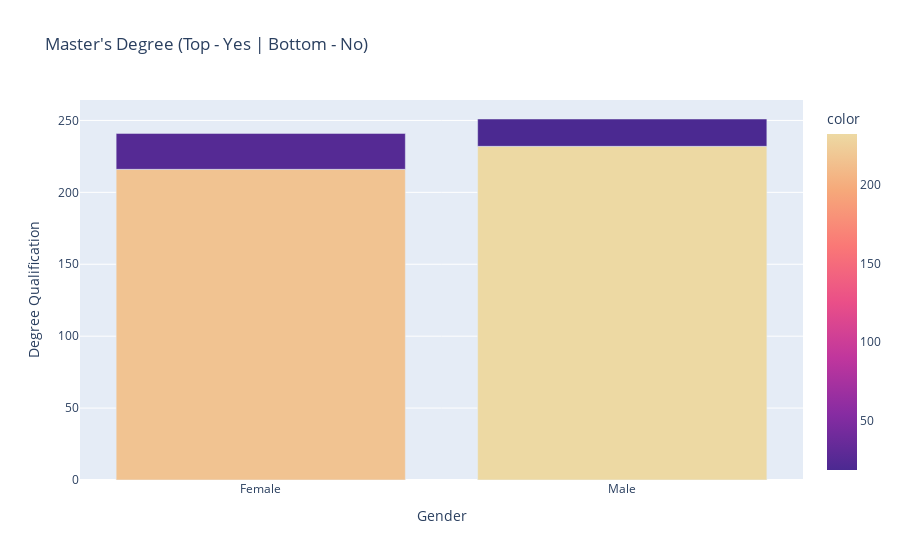

Notebook code cell kept with this figure:
### Code cell
# Chart of persons that achieved a Master's Degree : Males Vs Females
bar = px.bar(
    x = educmast_by_sex.SEX,
    y = educmast_by_sex.EDUCMAST,
    color= educmast_by_sex.EDUCMAST,
    title = "Master's Degree (Top - Yes | Bottom - No)", 
    color_continuous_scale="agsunset"
)


bar.update_layout(
    xaxis_title = "Gender",
    yaxis_title = "Degree Qualification",
)

bar.show()

### Figure 1 — Plotly figure (JSON) as saved in the notebook; plotly's stock layout.template omitted (floating-point values rounded to 4 significant figures)
{"data": [{"alignmentgroup": "True", "hovertemplate": "x=%{x}<br>y=%{y}<br>color=%{marker.color}<extra></extra>", "legendgroup": "", "marker": {"color": [216, 25, 232, 19], "coloraxis": "coloraxis", "pattern": {"shape": ""}}, "name": "", "offsetgroup": "", "orientation": "v", "showlegend": false, "textposition": "auto", "type": "bar", "x": ["Female", "Female", "Male", "Male"], "xaxis": "x", "y": [216, 25, 232, 19], "yaxis": "y"}], "layout": {"barmode": "relative", "coloraxis": {"colorbar": {"title": {"text": "color"}}, "colorscale": [[0, "rgb(75, 41, 145)"], [0.1667, "rgb(135, 44, 162)"], [0.3333, "rgb(192, 54, 157)"], [0.5, "rgb(234, 79, 136)"], [0.6667, "rgb(250, 120, 118)"], [0.8333, "rgb(246, 169, 122)"], [1, "rgb(237, 217, 163)"]]}, "legend": {"tracegroupgap": 0}, "title": {"text": "Master's Degree (Top - Yes | Bottom - No)"}, "xaxis": {"anchor": "y", "domain": [0, 1], "title": {"text": "Gender"}}, "yaxis": {"anchor": "x", "domain": [0, 1], "title": {"text": "Degree Qualification"}}}}
